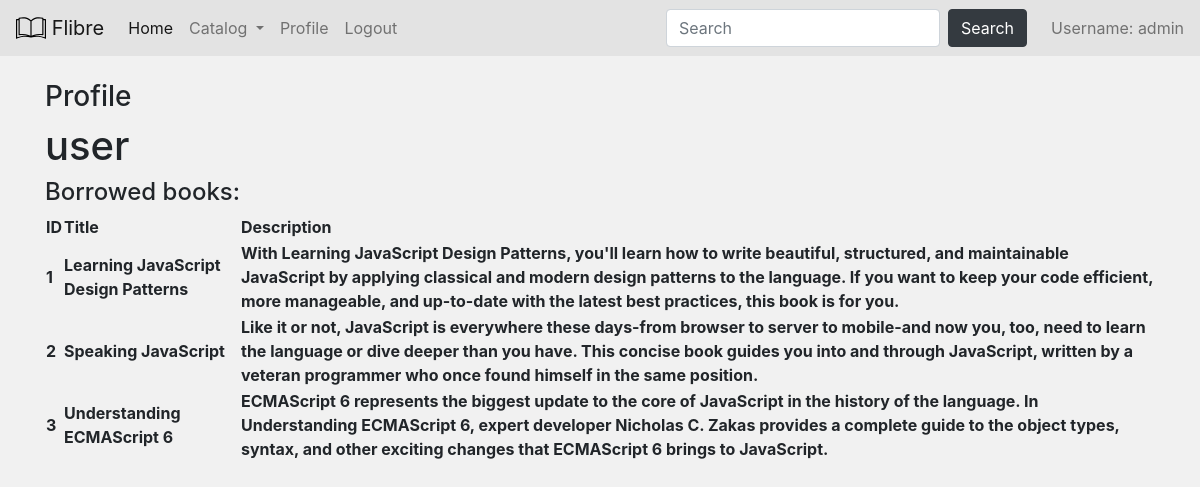
Before: /user/user (signed in) with the older database file.
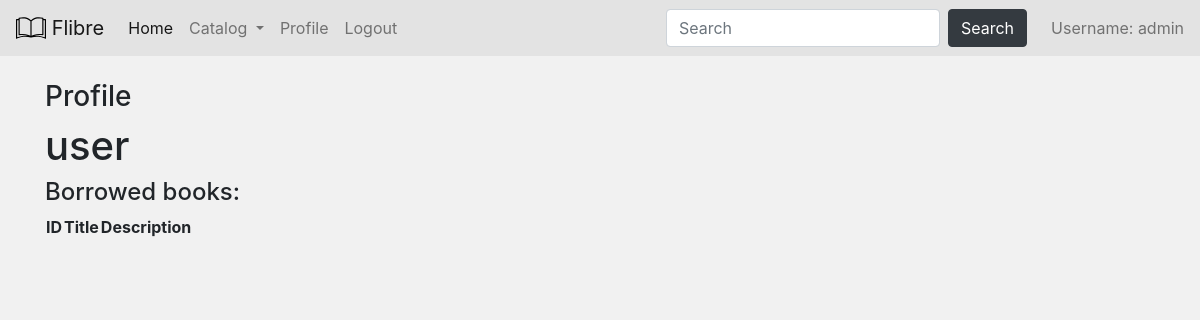
After: the same page with the newer database file.
### db_models.py (models this page shows, shortened)
class Book(Base):
    __tablename__ = 'books'
    id = Column(Integer, primary_key=True)
    author = Column(String(255))
    description = Column(String(1000))
    isbn = Column(Integer)
    pages = Column(Integer)
    published = Column(String(10))
    publisher = Column(String(255))
    subtitle = Column(String(255))
    title = Column(String(255))
    website = Column(String(255))
    user_id = Column(Integer, ForeignKey('users.id'))
    user_ref = relationship('User', back_populates='book_ref')

### routes.py (the view)
@app.route('/user/<username>')
@login_required(lvl=1)
def user_profile(username):
    context = get_default_context()
    if not user_exists(username):
        return redirect(url_for('page_not_found'))
    context['profile_username'] = username
    context['borrowed_books'] = get_borrowed(username)
    context['current_user'] = username == session.get('username')
    return render_template('user_profile.html', **context)

### routes.py (called while the page is built)
def get_session(echo=False):
    engine = create_engine('sqlite:///db/database.db', echo=echo)
    db_session = sessionmaker(bind=engine)
    return db_session()

def get_default_context():
    permission_lvl = get_user_auth_lvl()
    context = {'permission_lvl': permission_lvl,
               'user_id': session.get('user_id'),
               'username': session.get('username')}
    return context

def get_user_auth_lvl():
    if not session.get('user_id'):
        return 3
    db_session = get_session()
    user_data = db_session.query(User.permission_lvl) \
                .filter(User.username == session.get('username')) \
                .one()
    return user_data.permission_lvl

def get_borrowed(username):
    db_session = get_session()
    return db_session.query(Book).join(User).filter(User.username == username).all()

def user_exists(username):
    db_session = get_session()
    return db_session.query(User.id).filter_by(username=username).scalar() is not None

### templates/user_profile.html (shortened to what this page needs)
{% extends 'layout.html' %}
{% block content %}
<h3>Profile</h3>
<h1>{{ profile_username }}</h1>
<h4>Borrowed books:</h4>
<div>
  <table>
    <tr>
      <th>ID</th>
      <th>Title</th>
      <th>Description</th>
    </tr>
    {% for book in borrowed_books %}
    <tr>
      <th>{{ loop.index }}</th>
      <th>{{ book['title'] }}</th>
      <th>{{ book['description'] }}</th>
    </tr>
    {% endfor %}
  </table>
</div>
{% endblock %}

Changed rows visible on the page:
no longer on this page (row edited): Book: title "Learning JavaScript Design Patterns", description "With Learning JavaScript Design Patterns, you'll learn how to write beautiful, structured, and maintainable JavaScript by applying classical and modern design patterns to the language. If you want to keep your code efficient, more manageable, and up-to-date with the latest best practices, this book is for you."
no longer on this page (row edited): Book: title "Speaking JavaScript", description "Like it or not, JavaScript is everywhere these days-from browser to server to mobile-and now you, too, need to learn the language or dive deeper than you have. This concise book guides you into and through JavaScript, written by a veteran programmer who once found himself in the same position."
no longer on this page (row edited): Book: title "Understanding ECMAScript 6", description "ECMAScript 6 represents the biggest update to the core of JavaScript in the history of the language. In Understanding ECMAScript 6, expert developer Nicholas C. Zakas provides a complete guide to the object types, syntax, and other exciting changes that ECMAScript 6 brings to JavaScript."
